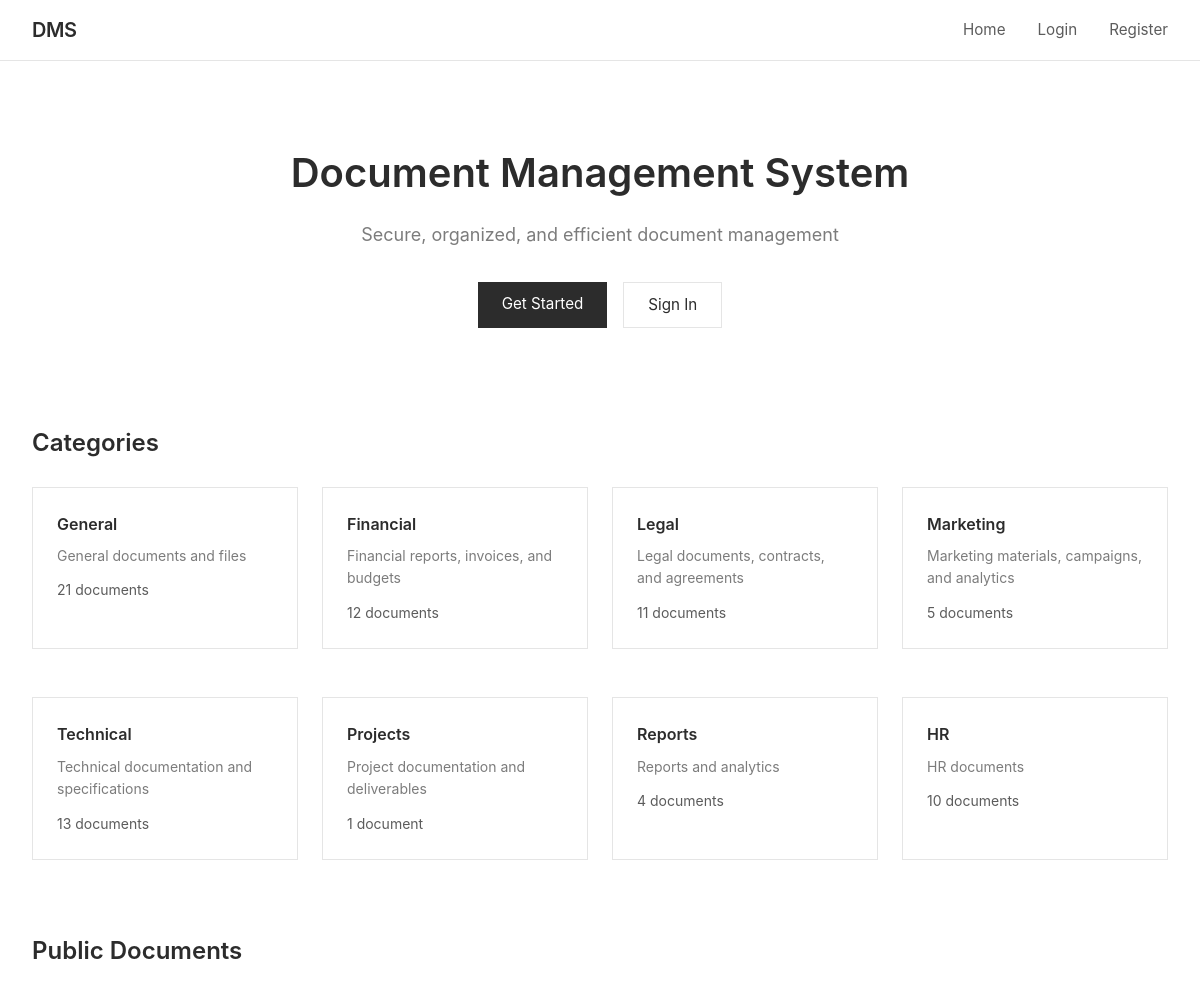
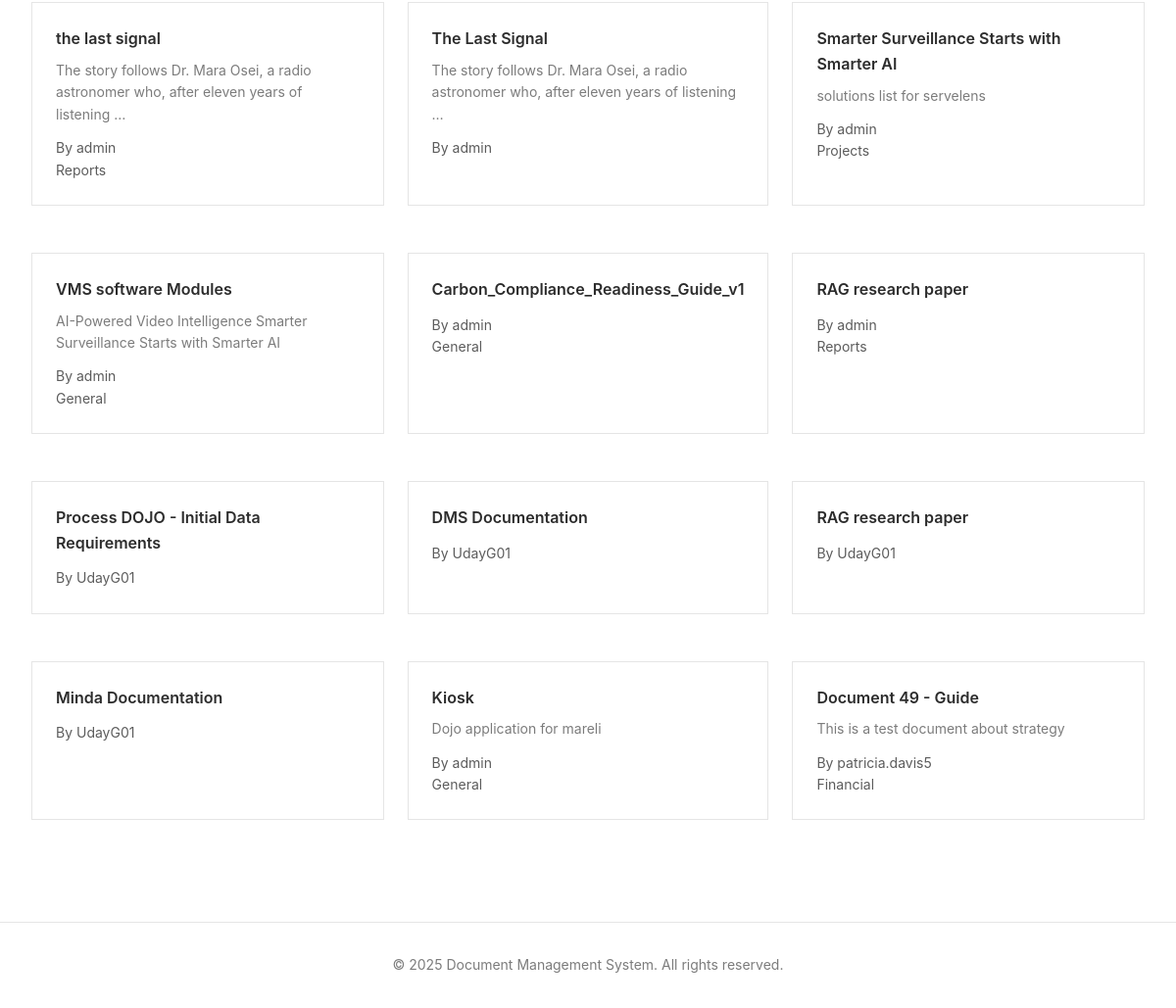
The page / on the database its author committed (2 pictures, top to bottom).
### documents/models.py (models this page shows, shortened)
class Category(models.Model):
    name = models.CharField(max_length=100, unique=True)
    description = models.TextField(blank=True)
    color = models.CharField(max_length=7, default='#007bff', help_text="Hex color code")
    icon = models.CharField(max_length=50, blank=True, help_text="Icon class name")
    parent = models.ForeignKey('self', on_delete=models.CASCADE, null=True, blank=True, related_name='subcategories')
    created_at = models.DateTimeField(auto_now_add=True)
    created_by = models.ForeignKey(User, on_delete=models.SET_NULL, null=True, related_name='created_categories')
    class Meta:
        verbose_name_plural = "Categories"
        ordering = ['name']

class Document(models.Model):
    ACCESS_LEVEL_CHOICES = [
        ('public', 'Public'),
        ('private', 'Private'),
        ('role', 'Role-Based'),
        ('custom', 'Custom Users'),
    ]
    title = models.CharField(max_length=255)
    description = models.TextField(blank=True)
    file = models.FileField(upload_to=document_upload_path)
    file_size = models.BigIntegerField(default=0, help_text="Size in bytes")
    file_type = models.CharField(max_length=100, blank=True)
    owner = models.ForeignKey(User, on_delete=models.CASCADE, related_name='owned_documents')
    access_level = models.CharField(max_length=10, choices=ACCESS_LEVEL_CHOICES, default='private')
    required_role_level = models.IntegerField(
        default=1,
        validators=[MinValueValidator(1), MaxValueValidator(100)],
        help_text="Minimum role level required (for role-based access)"
    )
    category = models.ForeignKey(Category, on_delete=models.SET_NULL, null=True, blank=True, related_name='documents')
    folder   = models.ForeignKey('Folder', on_delete=models.SET_NULL, null=True, blank=True,
                                 related_name='folder_documents')
    tags = models.ManyToManyField(Tag, blank=True, related_name='documents')
    shared_with = models.ManyToManyField(User, blank=True, related_name='shared_documents')
    version = models.IntegerField(default=1)
    is_locked = models.BooleanField(default=False, help_text="Locked documents cannot be edited")
    locked_by = models.ForeignKey(User, on_delete=models.SET_NULL, null=True, blank=True, related_name='locked_documents')
    views_count = models.IntegerField(default=0)
    downloads_count = models.IntegerField(default=0)
    created_at = models.DateTimeField(auto_now_add=True)
    updated_at = models.DateTimeField(auto_now=True)
    allow_comments = models.BooleanField(default=True)
    allow_download = models.BooleanField(default=True)
    is_deleted = models.BooleanField(default=False)
    deleted_at = models.DateTimeField(null=True, blank=True)
    class Meta:
        ordering = ['-updated_at', '-created_at']
        indexes = [
            models.Index(fields=['owner', 'access_level']),
            models.Index(fields=['created_at']),
            models.Index(fields=['title']),
        ]

class User(AbstractUser):
    USER_TYPE_CHOICES = [
        ('guest', 'Guest'),
        ('user', 'Regular User'),
        ('admin', 'Admin'),
    ]
    user_type = models.CharField(max_length=10, choices=USER_TYPE_CHOICES, default='user')
    role = models.ForeignKey(Role, on_delete=models.SET_NULL, null=True, blank=True, related_name='users')
    bio = models.TextField(blank=True)
    avatar = models.ImageField(upload_to='avatars/', null=True, blank=True)
    phone = models.CharField(max_length=20, blank=True)
    department = models.CharField(max_length=100, blank=True)
    created_at = models.DateTimeField(auto_now_add=True)
    updated_at = models.DateTimeField(auto_now=True)
    last_activity = models.DateTimeField(auto_now=True)
    is_active = models.BooleanField(default=True)
    class Meta:
        ordering = ['-created_at']

### documents/views.py (the view)
# urls.py: path('', views.home_view, name='home'),
def home_view(request):
    public_documents = Document.objects.filter(
        access_level='public',
        is_deleted=False
    ).select_related('owner', 'category').prefetch_related('tags')[:12]
    categories = Category.objects.annotate(
        doc_count=Count('documents')
    ).filter(doc_count__gt=0)[:8]
    context = {
        'public_documents': public_documents,
        'categories': categories,
    }
    return render(request, 'documents/home.html', context)

### documents/context_processors.py (called while the page is built)
def unread_notifications(request):
    if request.user.is_authenticated:
        count = Notification.objects.filter(recipient=request.user, is_read=False).count()
        return {'unread_notifications_count': count}
    return {'unread_notifications_count': 0}

### documents/templates/documents/home.html (shortened to what this page needs)
{% extends 'documents/base.html' %}
{% block content %}
<div style="text-align: center; padding: 3rem 0;">
    <h1 style="font-size: 2.5rem; font-weight: 600; margin-bottom: 1rem; color: #2c2c2c;">
        Document Management System
    </h1>
    <p style="font-size: 1.125rem; color: #7c7c7c; margin-bottom: 2rem;">
        Secure, organized, and efficient document management
    </p>
    {% if not user.is_authenticated %}
        <div style="display: flex; gap: 1rem; justify-content: center;">
            <a href="{% url 'register' %}" class="btn">Get Started</a>
            <a href="{% url 'login' %}" class="btn-secondary btn">Sign In</a>
        </div>
    {% endif %}
</div>
{% if categories %}
<div style="margin: 3rem 0;">
    <h2 style="font-size: 1.5rem; font-weight: 600; margin-bottom: 1.5rem; color: #2c2c2c;">
        Categories
    </h2>
    <div class="grid grid-4">
        {% for category in categories %}
            <div class="card">
                <h3 style="font-size: 1rem; font-weight: 600; margin-bottom: 0.5rem;">
                    {{ category.name }}
                </h3>
                <p style="font-size: 0.875rem; color: #7c7c7c; margin-bottom: 0.75rem;">
                    {{ category.description|truncatewords:10 }}
                </p>
                <p style="font-size: 0.875rem; color: #5c5c5c;">
                    {{ category.doc_count }} document{{ category.doc_count|pluralize }}
                </p>
            </div>
        {% endfor %}
    </div>
</div>
{% endif %}
{% if public_documents %}
<div style="margin: 3rem 0;">
    <h2 style="font-size: 1.5rem; font-weight: 600; margin-bottom: 1.5rem; color: #2c2c2c;">
        Public Documents
    </h2>
    <div class="grid grid-3">
        {% for document in public_documents %}
            <div class="card">
                <h3 style="font-size: 1rem; font-weight: 600; margin-bottom: 0.5rem;">
                    <a href="{% url 'document_detail' document.pk %}" style="color: #2c2c2c; text-decoration: none;">
                        {{ document.title }}
                    </a>
                </h3>
                <p style="font-size: 0.875rem; color: #7c7c7c; margin-bottom: 0.75rem;">
                    {{ document.description|truncatewords:15 }}
                </p>
                <div style="font-size: 0.875rem; color: #5c5c5c;">
                    <p>By {{ document.owner.username }}</p>
                    {% if document.category %}
                        <p>{{ document.category.name }}</p>
                    {% endif %}
                </div>
            </div>
        {% endfor %}
    </div>
</div>
{% endif %}
{% endblock %}

### documents/templates/documents/base.html (style rules this page uses)
* { margin: 0; padding: 0; box-sizing: border-box; }
body { font-family: -apple-system, BlinkMacSystemFont, 'Segoe UI', Arial, sans-serif; background: #ffffff; color: #2c2c2c; line-height: 1.6; min-height: 100vh; display: flex; flex-direction: column; }
.btn { display: inline-block; padding: 0.625rem 1.5rem; background: #2c2c2c; color: #ffffff; text-decoration: none; border: none; cursor: pointer; font-size: 0.95rem; transition: background 0.2s; }
.btn-secondary { background: #ffffff; color: #2c2c2c; border: 1px solid #e5e5e5; }
.card { background: #ffffff; border: 1px solid #e5e5e5; padding: 1.5rem; margin-bottom: 1.5rem; }
.grid { display: grid; gap: 1.5rem; }
.grid-3 { grid-template-columns: repeat(3, 1fr); }
.grid-4 { grid-template-columns: repeat(4, 1fr); }

### rows shown on the page
Category: name "General", description "General documents and files", doc_count "21"
Category: name "Financial", description "Financial reports, invoices, and budgets", doc_count "12"
Category: name "Legal", description "Legal documents, contracts, and agreements", doc_count "11"
Category: name "Marketing", description "Marketing materials, campaigns, and analytics", doc_count "5"
Category: name "Technical", description "Technical documentation and specifications", doc_count "13"
Category: name "Projects", description "Project documentation and deliverables", doc_count "1"
Category: name "Reports", description "Reports and analytics", doc_count "4"
Category: name "HR", description "HR documents", doc_count "10"
Document: title "the last signal", description "The story follows Dr. Mara Osei, a radio astronomer who, after eleven years of listening …", owner.username "admin", category.name "Reports"
Document: title "The Last Signal", description "The story follows Dr. Mara Osei, a radio astronomer who, after eleven years of listening …", owner.username "admin"
Document: title "Smarter Surveillance Starts with Smarter AI", description "solutions list for servelens", owner.username "admin", category.name "Projects"
Document: title "VMS software Modules", description "AI-Powered Video Intelligence Smarter Surveillance Starts with Smarter AI", owner.username "admin", category.name "General"
Document: title "Carbon_Compliance_Readiness_Guide_v1", owner.username "admin", category.name "General"
Document: title "RAG research paper", owner.username "admin", category.name "Reports"
Document: title "Process DOJO - Initial Data Requirements", owner.username "UdayG01"
Document: title "DMS Documentation", owner.username "UdayG01"
Document: title "RAG research paper", owner.username "UdayG01"
Document: title "Minda Documentation", owner.username "UdayG01"
Document: title "Kiosk", description "Dojo application for mareli", owner.username "admin", category.name "General"
Document: title "Document 49 - Guide", description "This is a test document about strategy", owner.username "patricia.davis5", category.name "Financial"
